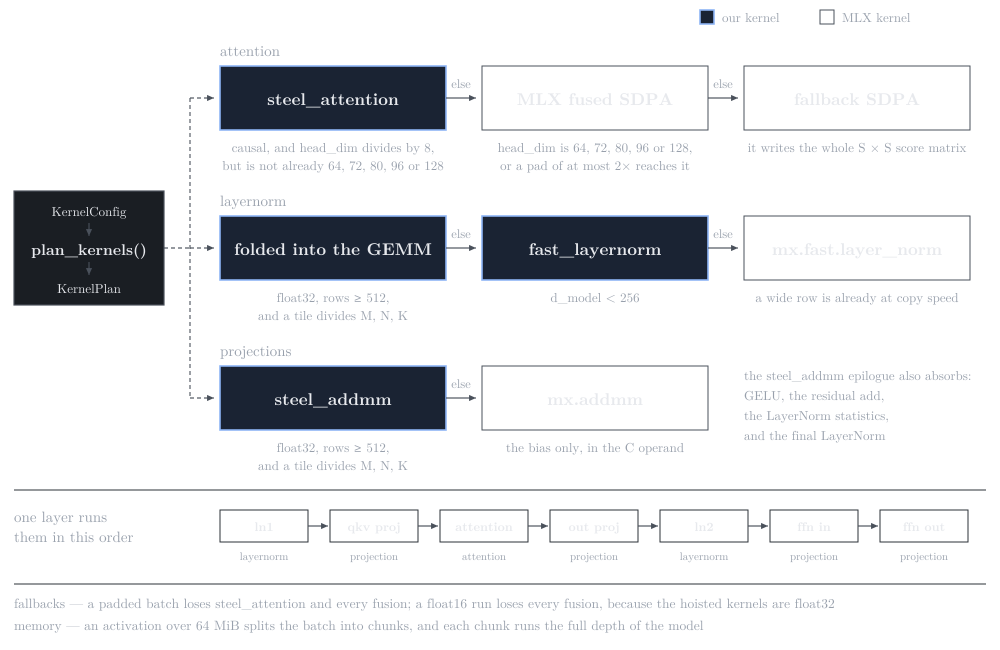
#> input picture references/figures/kernel-dispatch-dark.png, 3000 x 1950 px (shown at 1/3 size)
$ python make_thumb.py
#> lines starting #> are read from the running program, lines starting #| are printed output that depends on the picture
"""Make an opaque thumbnail from a transparent figure.

The two `kernel-dispatch` PNGs draw on a transparent background, so a viewer
that picks the wrong variant hides the text. A thumbnail slot does not let
the user pick, so it needs an opaque file. This script bakes the background
into the PNG, adds a margin, and draws a border.

Run it from this directory:

    ../../.venv/bin/python3 make_thumb.py
"""

from PIL import Image, ImageDraw

PAD = 90
BORDER = 3

# (source, output, background, border)
FIGURES = [
    ("kernel-dispatch-dark.png", "kernel-dispatch-thumb-dark.png",
     (13, 17, 23), (46, 56, 71)),
    ("kernel-dispatch.png", "kernel-dispatch-thumb-light.png",
     (255, 255, 255), (208, 213, 221)),
    ("kernel-dispatch-shape6-dark.png", "kernel-dispatch-shape6-thumb-dark.png",
     (13, 17, 23), (46, 56, 71)),
    ("kernel-dispatch-shape6.png", "kernel-dispatch-shape6-thumb-light.png",
     (255, 255, 255), (208, 213, 221)),
]


def make_card(src_path, out_path, ground, edge):
#> called with src_path = 'kernel-dispatch-dark.png', out_path = 'kernel-dispatch-thumb-dark.png', ground = (13, 17, 23), edge = (46, 56, 71)
    src = Image.open(src_path).convert("RGBA")
#> src is the input picture: PIL image 3000x1950 RGBA; mean R, G, B, A 9.7, 11.1, 13.4, 37.3
    art = src.crop(src.getchannel("A").getbbox())
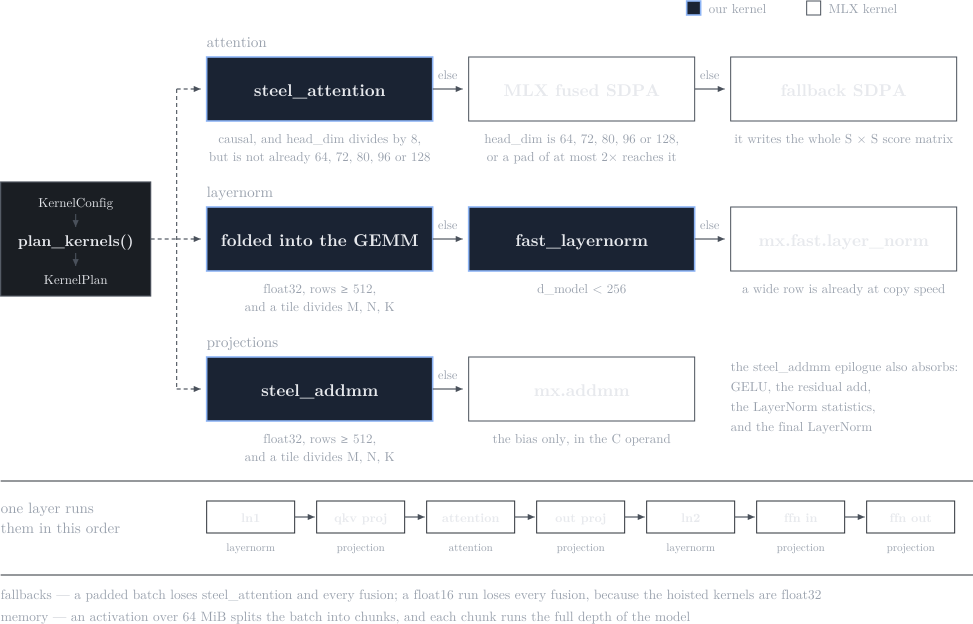
#> art: PIL image 2918x1872 RGBA (shown at 1/3 size); mean R, G, B, A 10.4, 11.9, 14.3, 39.9; transparent parts drawn white
    out = Image.new("RGB", (art.width + 2 * PAD, art.height + 2 * PAD), ground)
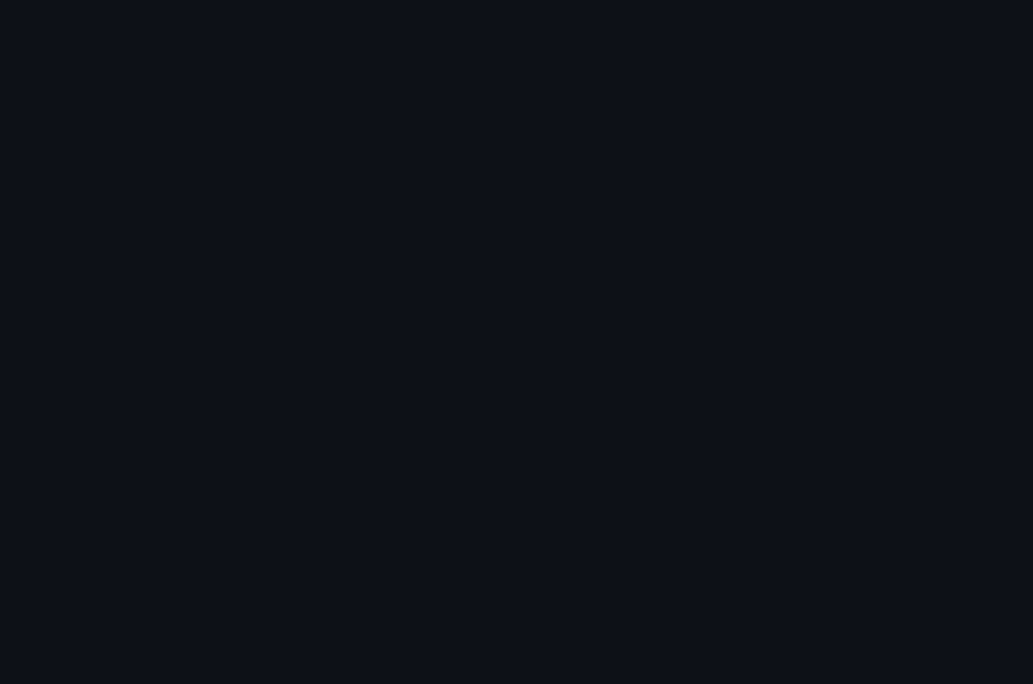
#> out: PIL image 3098x2052 RGB (shown at 1/3 size); mean R, G, B 13, 17, 23
    out.paste(art, (PAD, PAD), art)
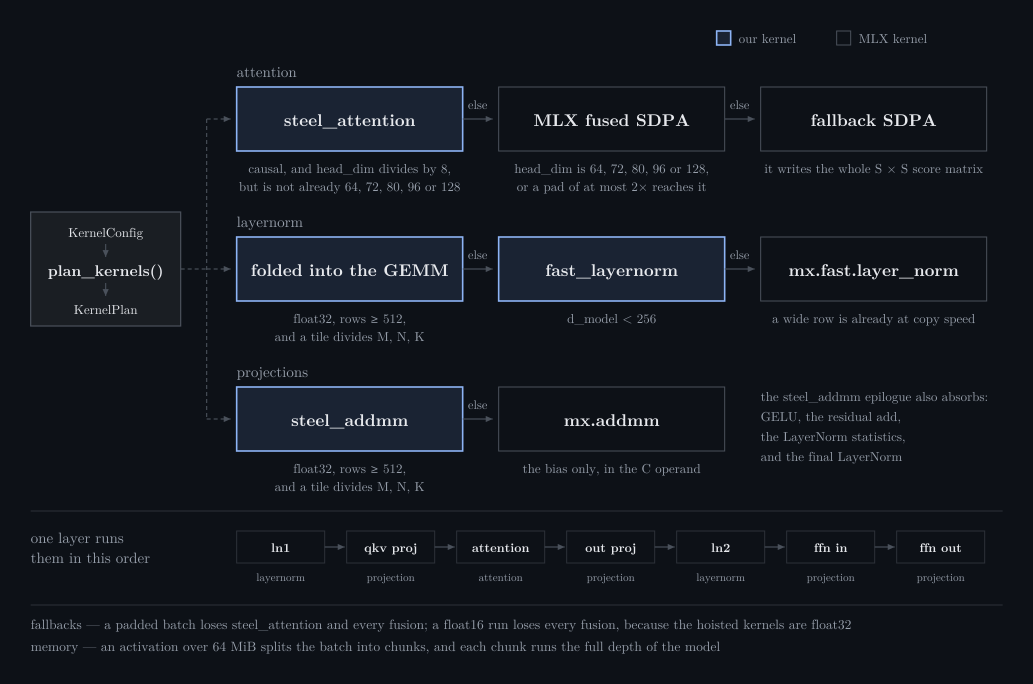
#> out: PIL image 3098x2052 RGB (shown at 1/3 size); mean R, G, B 18.6, 23.3, 30.4
    draw = ImageDraw.Draw(out)
    draw.rectangle([0, 0, out.width - 1, out.height - 1], outline=edge, width=BORDER)
    out.save(out_path, optimize=True)
    print(out_path, out.size)
#| kernel-dispatch-thumb-dark.png (3098, 2052)


for figure in FIGURES:
    make_card(*figure)
#> pass 2 of the loop `for figure in FIGURES:`:
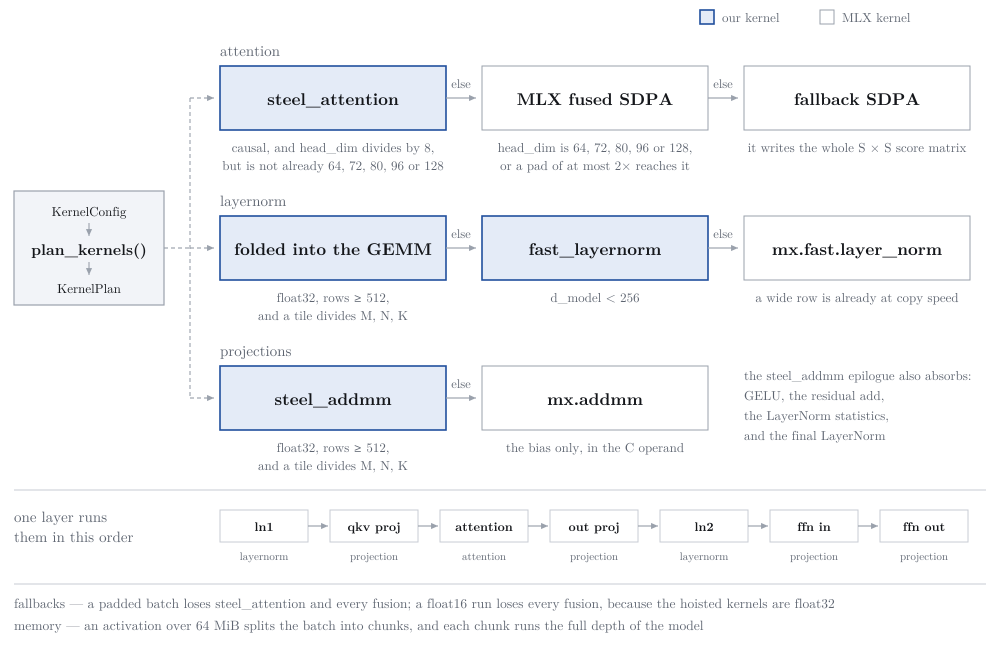
#> input picture references/figures/kernel-dispatch.png, 3000 x 1950 px (shown at 1/3 size)
#> in make_card, src is the input picture: PIL image 3000x1950 RGBA; mean R, G, B, A 29.9, 31.1, 33.1, 37.3
#> in make_card (call 2), `art = src.crop(src.getchannel("A").getbbox())`:
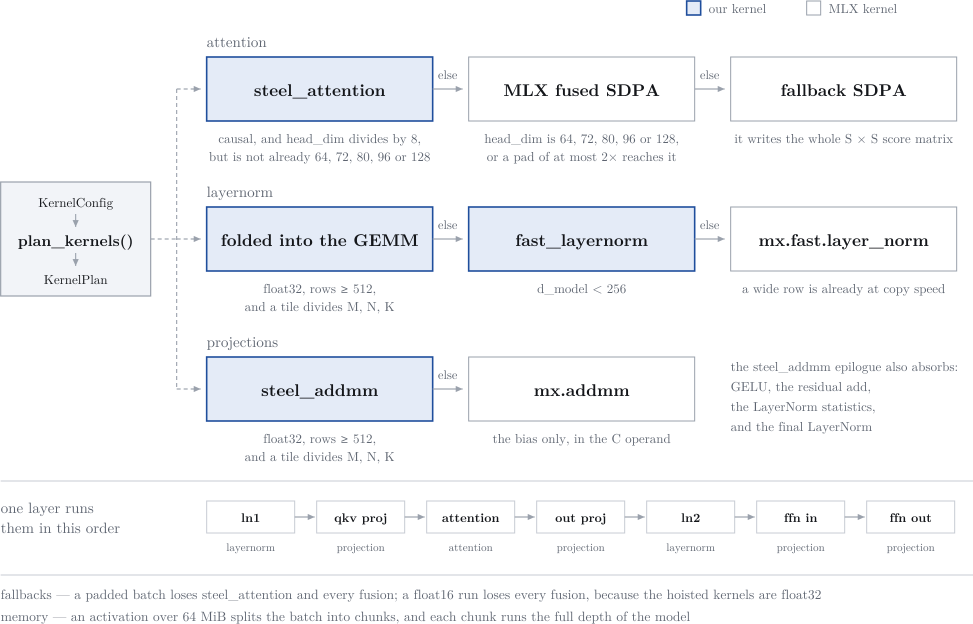
#> art: PIL image 2918x1872 RGBA (shown at 1/3 size); mean R, G, B, A 32, 33.3, 35.5, 39.9; transparent parts drawn white
#> in make_card (call 2), `out.paste(art, (PAD, PAD), art)`:
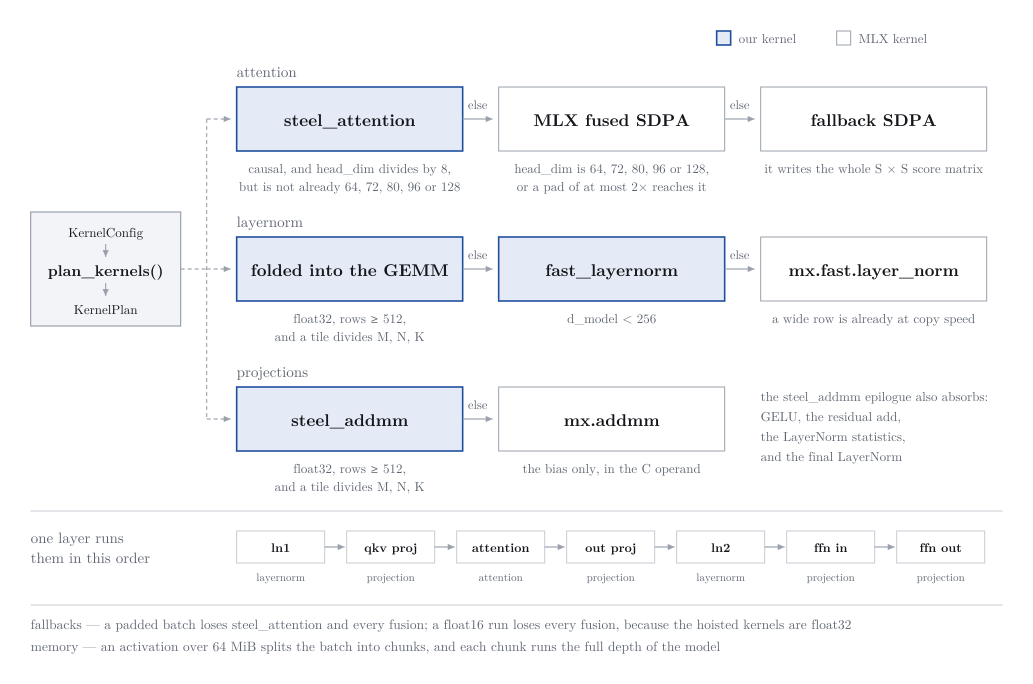
#> out: PIL image 3098x2052 RGB (shown at 1/3 size); mean R, G, B 247, 248, 249.7
#| kernel-dispatch-thumb-light.png (3098, 2052)
#> pass 3 of the loop `for figure in FIGURES:`:
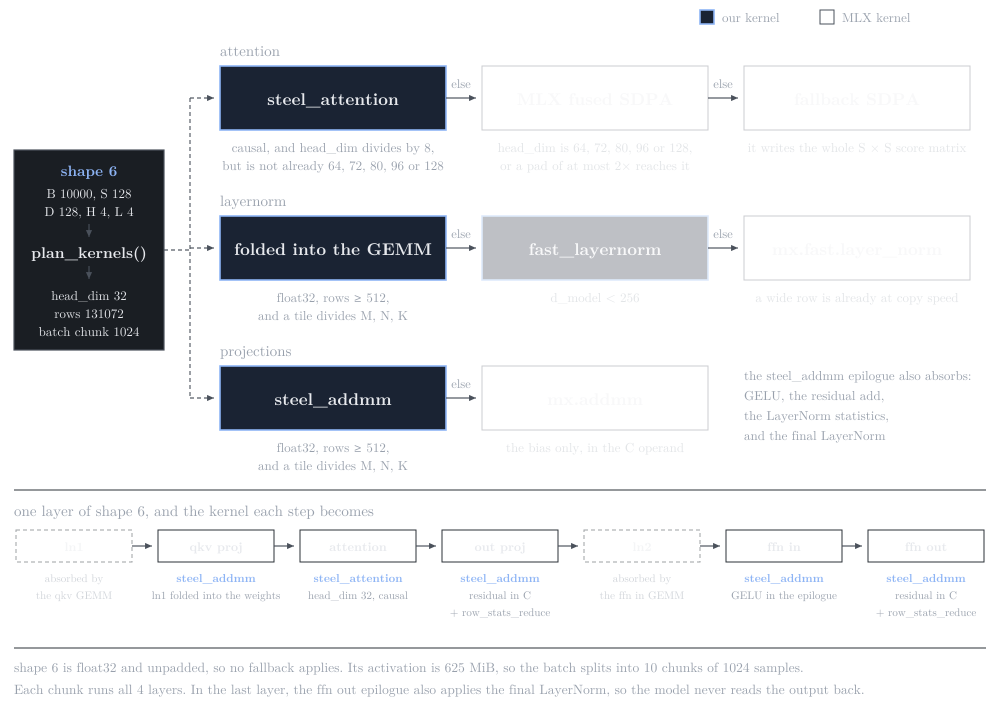
#> input picture references/figures/kernel-dispatch-shape6-dark.png, 3000 x 2142 px (shown at 1/3 size)
#> in make_card, src is the input picture: PIL image 3000x2142 RGBA; mean R, G, B, A 10.1, 11.5, 13.9, 33.9
#> in make_card (call 3), `art = src.crop(src.getchannel("A").getbbox())`:
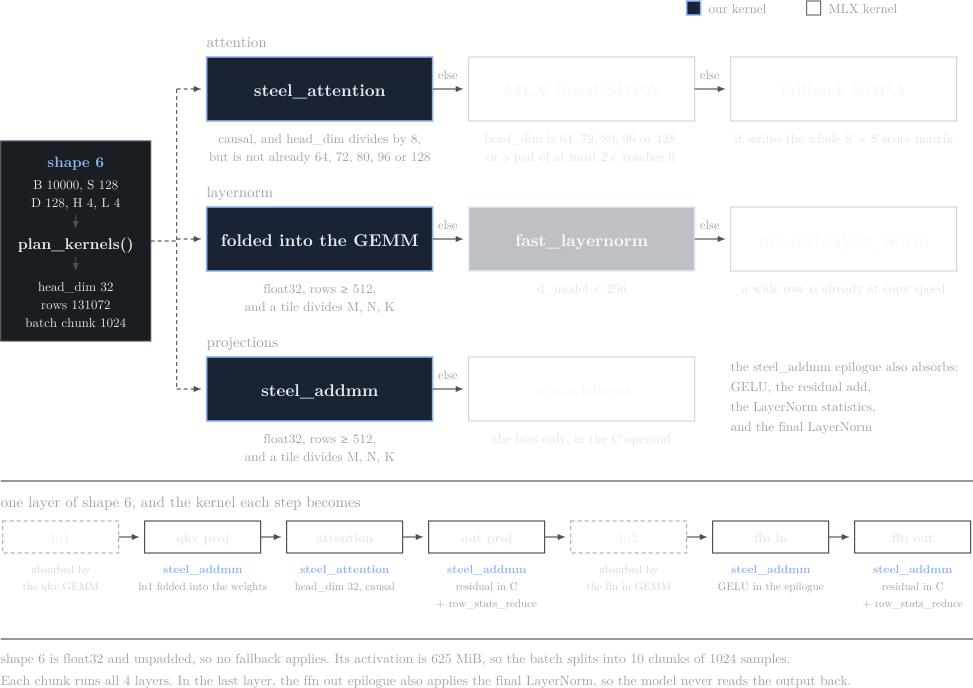
#> art: PIL image 2918x2064 RGBA (shown at 1/3 size); mean R, G, B, A 10.8, 12.3, 14.8, 36.2; transparent parts drawn white
#> in make_card (call 3), `out.paste(art, (PAD, PAD), art)`:
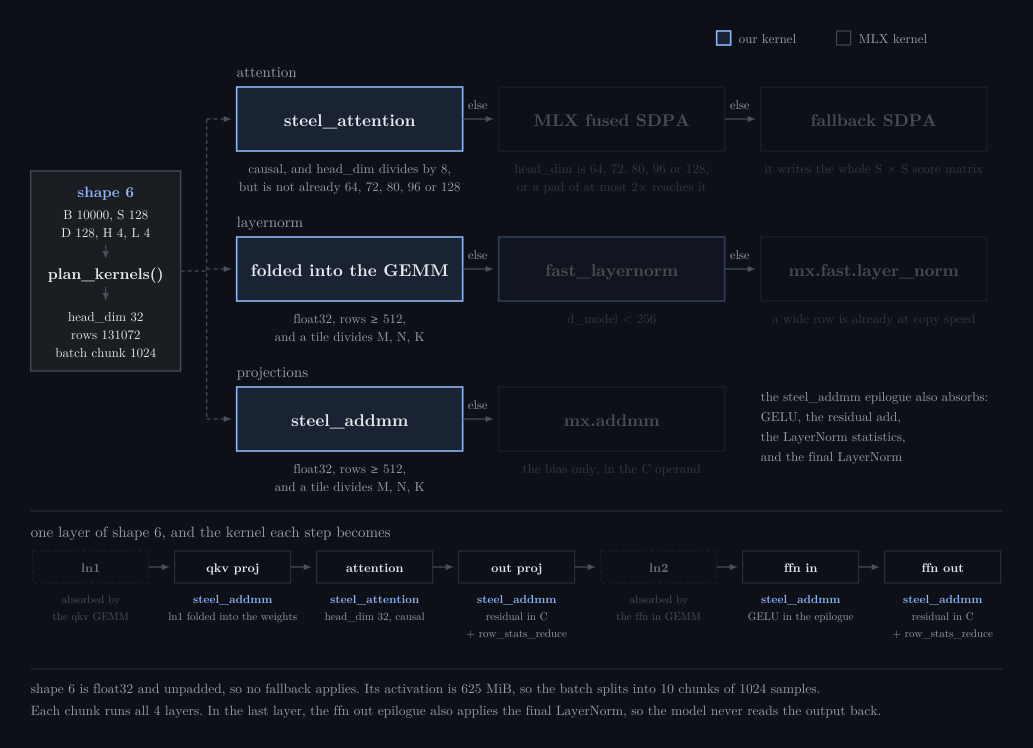
#> out: PIL image 3098x2244 RGB (shown at 1/3 size); mean R, G, B 17.8, 22.3, 29.2
#| kernel-dispatch-shape6-thumb-dark.png (3098, 2244)
#> (the run stopped early here; a loop or call above may not have finished)
